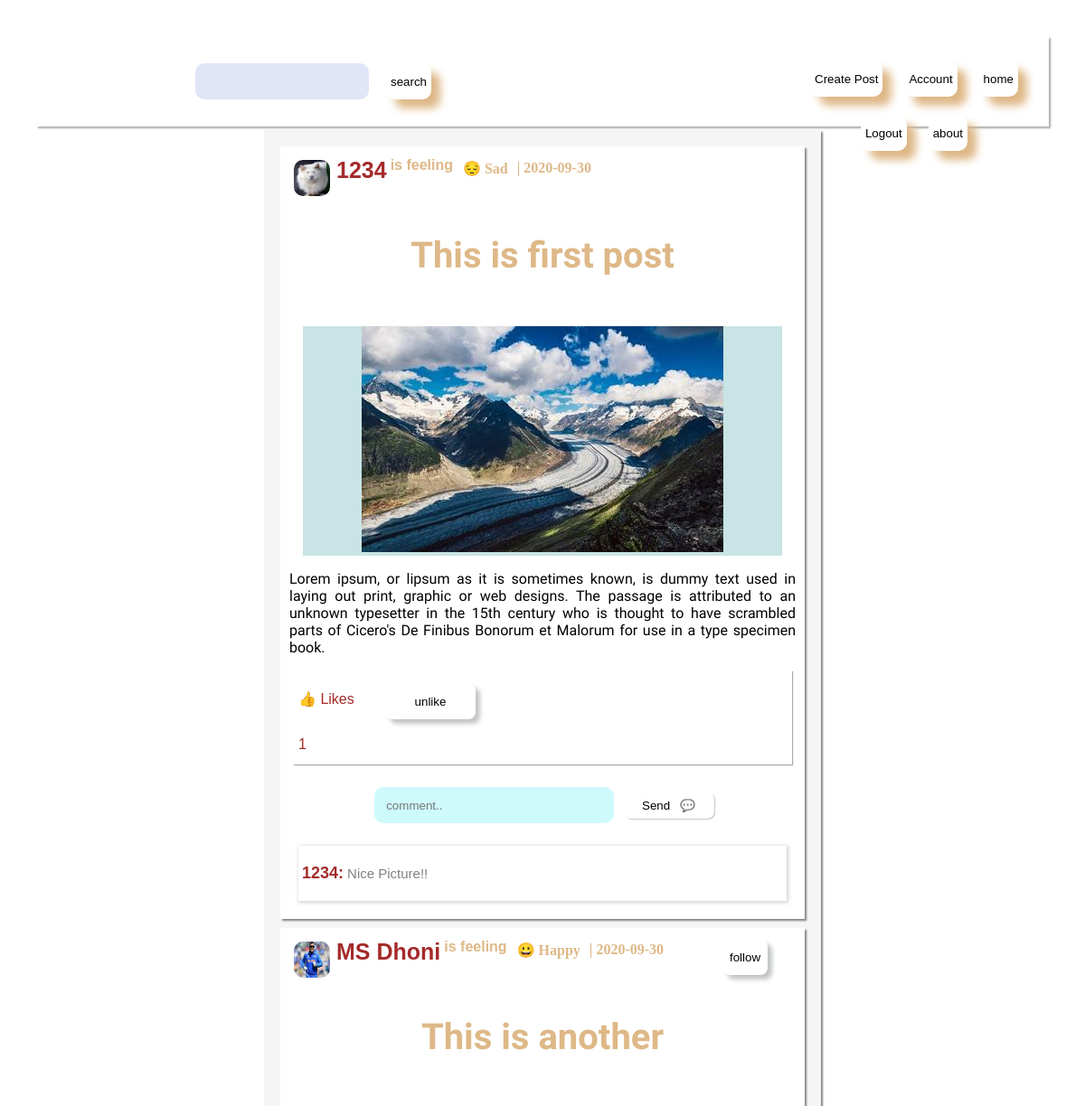
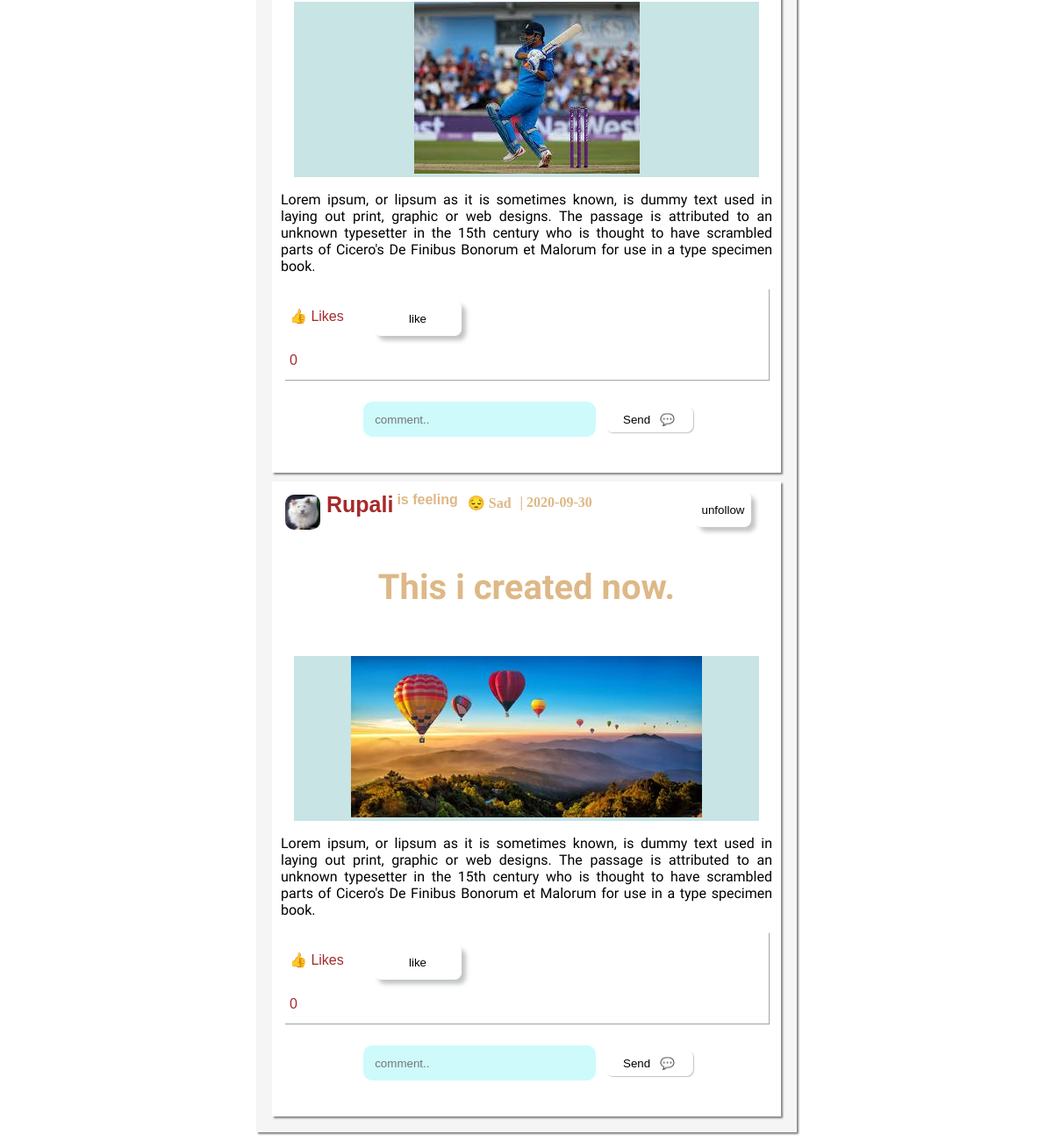
Screenshot of /home (signed in) with the database file from the repository (2 pictures, top to bottom).
### Snap/models.py (models this page shows, shortened)
class Post(db.Model):
    id= db.Column(db.Integer,primary_key=True)
    user_id= db.Column(db.Integer,db.ForeignKey('user.id'))
    title= db.Column(db.String(100), nullable=False)
    date_posted= db.Column(db.DateTime, nullable=False, default=datetime.utcnow)
    content= db.Column(db.Text)
    post_file= db.Column(db.String(20), nullable=False, default='default.jpg')
    likes = db.relationship('PostLike', backref='post', lazy='dynamic')
    shares= db.Column(db.Integer,default=0)
    tag = db.Column(db.String(50),nullable=False)
    post_comment = db.relationship('Comments', backref='comment_author',lazy='dynamic')
    def post_comment_list(self, post):
        return Comments.query.filter(
            Comments.post_id == post.id).all()

class User(db.Model,UserMixin):
    __tablename__= 'user'
    __searchable__= ['username']
    id = db.Column(db.Integer,primary_key=True)
    username = db.Column(db.String(20),unique=True, nullable=False)
    email = db.Column(db.String(120), unique=True, nullable=False)
    password = db.Column(db.String(40), nullable=False)
    image_file = db.Column(db.String(20),  nullable=False, default='default.jpg')
    image_url = db.Column(db.String(500))
    bio= db.Column(db.String(200))
    following_to = db.relationship('Following_to',backref='to_author', lazy='dynamic')
    Link_facebook = db.Column(db.String(120),default='#')
    Link_twitter = db.Column(db.String(120),default='#')
    Link_other = db.Column(db.String(120),default='#')
    post = db.relationship('Post', backref='author', lazy=True)
    def isfollowingto(self, userid):
        return Following_to.query.filter(Following_to.from_user_id == self.id,
                                        Following_to.to_user == userid ).count()>0
    def has_liked_post(self, post):
        return PostLike.query.filter(
            PostLike.user_id == self.id,
            PostLike.post_id == post.id).count() > 0

class Comments(db.Model):
    id= db.Column(db.Integer,primary_key=True)
    comment= db.Column(db.String(100))
    author_name = db.Column(db.String(20), nullable=False)
    post_id= db.Column(db.Integer,db.ForeignKey('post.id'))
    user_id= db.Column(db.Integer, db.ForeignKey('user.id'))

### Snap/routes.py (the view)
@login_required
@app.route("/home",methods=['GET','POST'])
def home():
    user=User.query.all()
    posts = Post.query.all()
    return render_template('home.html',title='Home', posts=posts,user=user)

### Snap/models.py (called while the page is built)
@login_manager.user_loader
def load_user(user_id):
    return User.query.get(int(user_id))

### Snap/templates/home.html (shortened to what this page needs)
<!DOCTYPE html>
<html lang="en">
<head>
    <link href="./../static/css/layout.css" rel="stylesheet">
</head>
<body>
    <div class="nav-bar">
        <div class="nav-section-0">
            <div class="search-container">
                <div class="search-bar">
                    <form class="" action="{{url_for('search')}}" method="GET">
                        <input class="input-white" type="text" name="query" id="query">
                        <button class="button-white" type="submit">search</button>
                    </form>
                </div>
            </div>
        </div>
        <div class="nav-section-1">
            <nav>
                <ul class="nav-section-1-list">
                    <li> <a href="{{ url_for('new_post')}}"><button class="button-white">Create Post</button></a></li>
                    <li> <a href="{{ url_for('account')}}"><button class="button-white">Account</button></a></li>
                    <li> <a href="{{ url_for('home')}}"><button class="button-white">home</button></a></li>
                    <li> <a href="{{ url_for('logout')}}"><button class="button-white">Logout</button></a></li>
                    <li> <a href="{{ url_for('about')}}"><button class="button-white">about</button></a> </li>
                </ul>
            </nav>
        </div>
    </div>
    <form>
        <div class="main-section">
            <div class="posts-container">
                {% for post in posts %}
                <div class="post">
                    <div class="post-author">
                        <img src="static/profile_pics/{{ post.author.image_file }}"></img>
                        <a href="{{url_for('user_account',user_id=post.author.id)}}">
                            <p>{{post.author.username}} <p style="color: burlywood; font-size: 16px;"> is feeling
                        </a>
                        <p>{{ post.tag}}</p>
                        <p>| {{ post.date_posted.strftime('%Y-%m-%d')}}</p>
                        <div class="follow-block">
                           {% if post.author.id != current_user.id %}
                           <button hidden user_id="{{ post.author.id }}" action="unfollow" type="submit"
                           class="post-button  uflo fbtn2{{ post.author.id}}">
                           unfollow</button>
                             <button hidden user_id="{{ post.author.id }}" action="follow" type="submit"
                           class="post-button flo fbtn1{{ post.author.id}}">
                           follow</button>
                           {% endif%}
                        </div>
                    </div>
                    <div class="post-title">
                        <div class="post-text">
                            <h1>{{ post.title}}</h1>
                        </div>
                    </div>
                    <div class="post-image-block">
                        <img class=" " src="{{ url_for('static', filename='post_pics/'+ post.post_file) }}">
                    </div>
                    <div class="post-content-text">
                        <p>{{ post.content}}</p>
                    </div>
                    <div class="post-bottom">
                        <div class="like-block">
                            <p type="text" class="username form-control" placeholder="User Name">👍 Likes &nbsp;&nbsp;
                            </p>
                            <div>
                                <p class="lkes-count{{ post.id}}">{{ post.likes.count() }}</p>
                            </div>
                        </div>
                        <div class="like-button-block">
                            <button hidden post_id="{{ post.id }}" action="unlike" type="submit"
                                class="btn btn2{{ post.id}}">
                                unlike</button>
                            <button hidden post_id="{{ post.id }}" action="like" type="submit"
                                class=" btn btn1{{ post.id}}">
                                like</button>
                        </div>
                    </div>
                    <div class="comment-field-block">
                        <form class="comment-form{{post.id}}" action="" method="POST">
                            <input type="text" class="message{{post.id}} comment-input-box form-control"
                                placeholder=" comment..">
                            <button type="submit" user_nameis="{{ current_user.username }}" post_id="{{ post.id }}"
                                class="btnc{{post.id}}   cmt"> Send &nbsp; 💬</button>
                        </form>
                    </div>
                    <div class="comments-block">
                        {% for comm in post.post_comment_list(post) %}
                        <div class="comment_holder ">
                            <p>{{ comm.author_name }}: </p>
                            <p>{{ comm.comment}}</p>
                        </div>
                        {% endfor %}
                    </div>
                </div>
                {% endfor %}
            </div>
        </div>
</body>
</html>

### rows the page displays
Post: author.image_file (placeholder picture), author.username "1234", tag "😔 Sad", date_posted "2020-09-30", title "This is first post", post_file (picture), content "Lorem ipsum, or lipsum as it is sometimes known, is dummy text used in laying out print, graphic or web designs. The passage is attributed to an unknown typesetter in the 15th century who is thought to have scrambled parts of Cicero's De Finibus Bonorum et Malorum for use in a type specimen book.", likes.count "1"
Comments: author_name "1234", comment "Nice Picture!!"
Post: author.image_file (picture), author.username "MS Dhoni", tag "😀 Happy", date_posted "2020-09-30", title "This is another", post_file (picture), content "Lorem ipsum, or lipsum as it is sometimes known, is dummy text used in laying out print, graphic or web designs. The passage is attributed to an unknown typesetter in the 15th century who is thought to have scrambled parts of Cicero's De Finibus Bonorum et Malorum for use in a type specimen book.", likes.count "0"
Post: author.image_file (placeholder picture), author.username "Rupali", tag "😔 Sad", date_posted "2020-09-30", title "This i created now.", post_file (picture), content "Lorem ipsum, or lipsum as it is sometimes known, is dummy text used in laying out print, graphic or web designs. The passage is attributed to an unknown typesetter in the 15th century who is thought to have scrambled parts of Cicero's De Finibus Bonorum et Malorum for use in a type specimen book.", likes.count "0"
